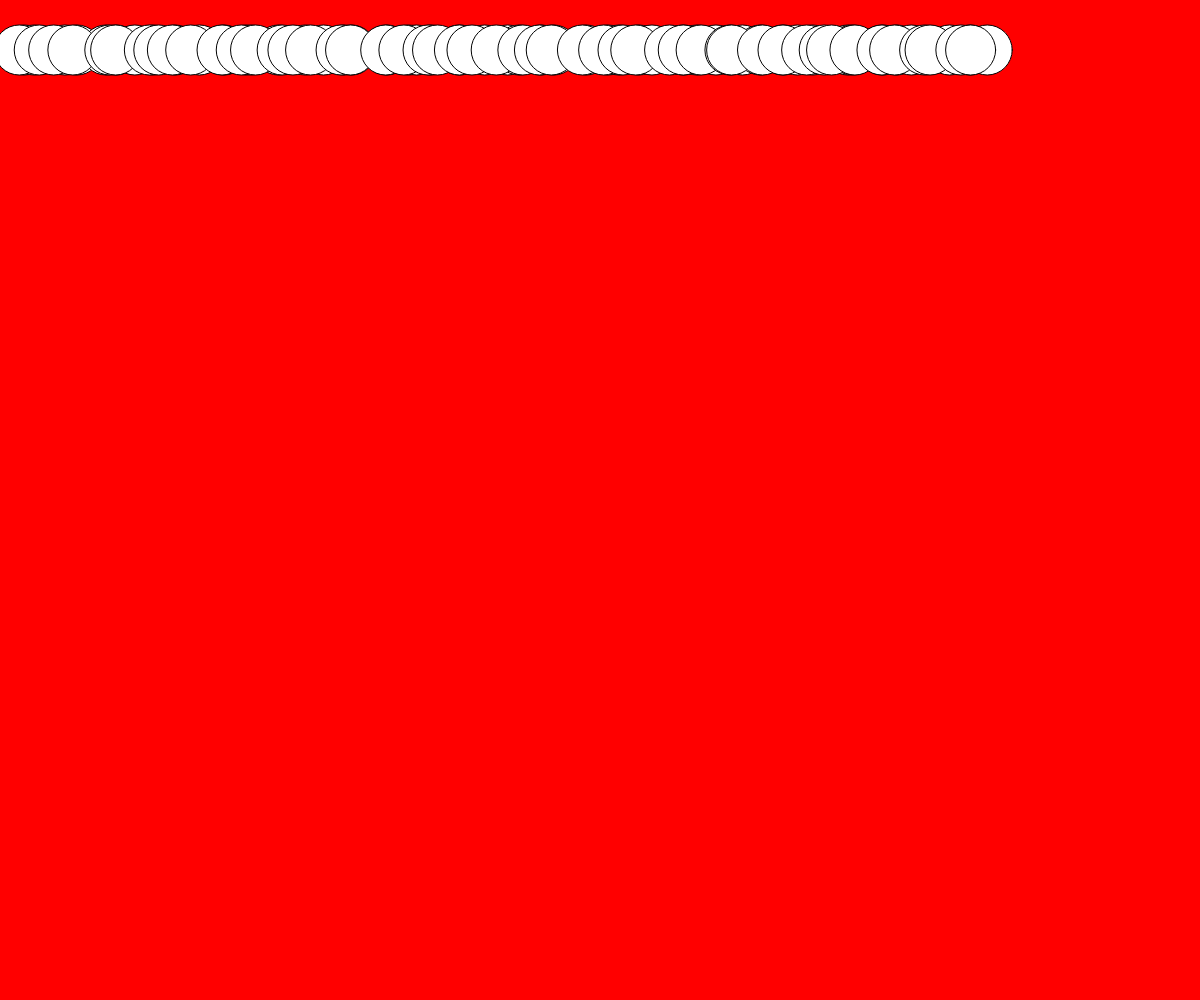
Frame 1 (no input)
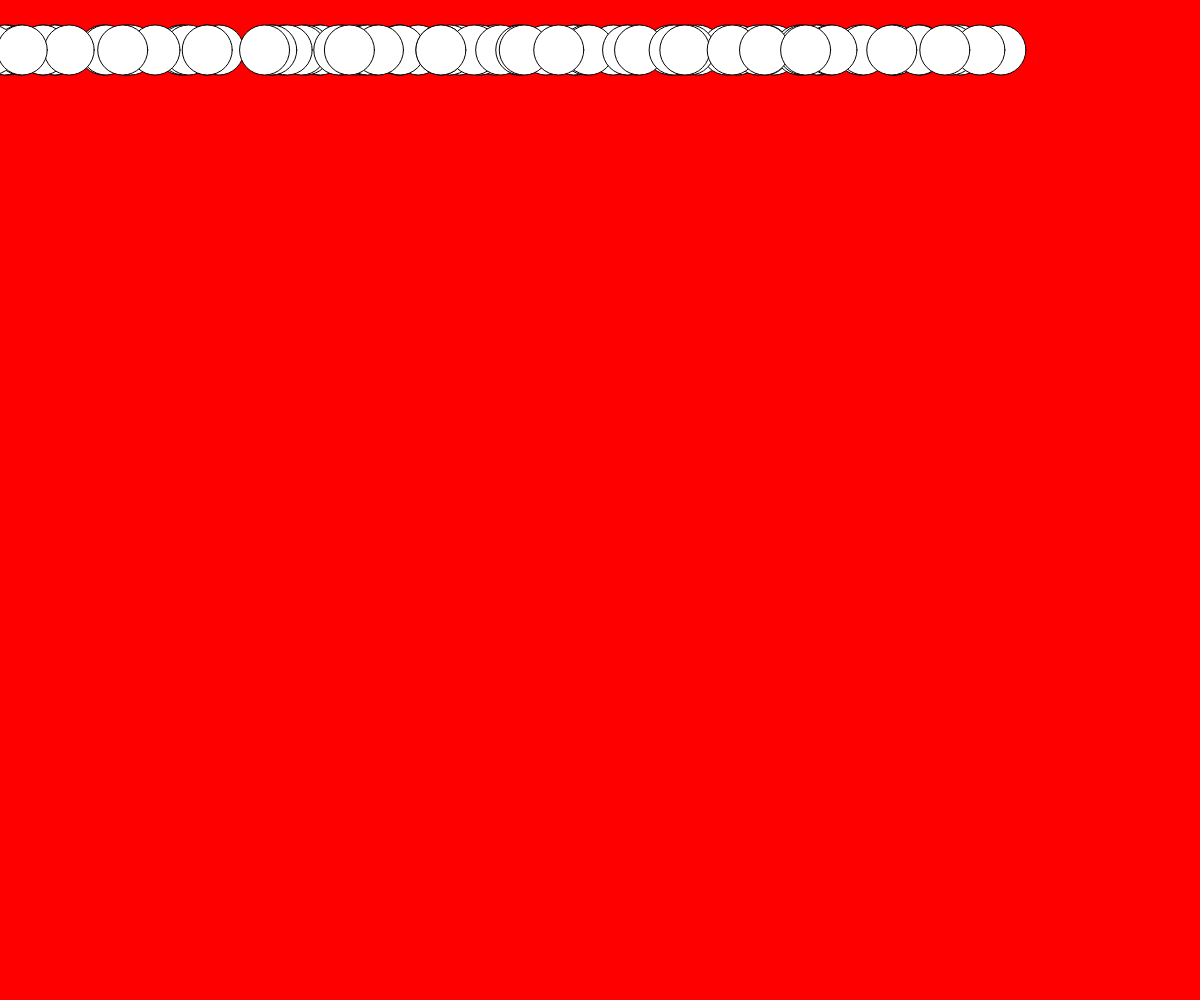
Frame 60 (no input)
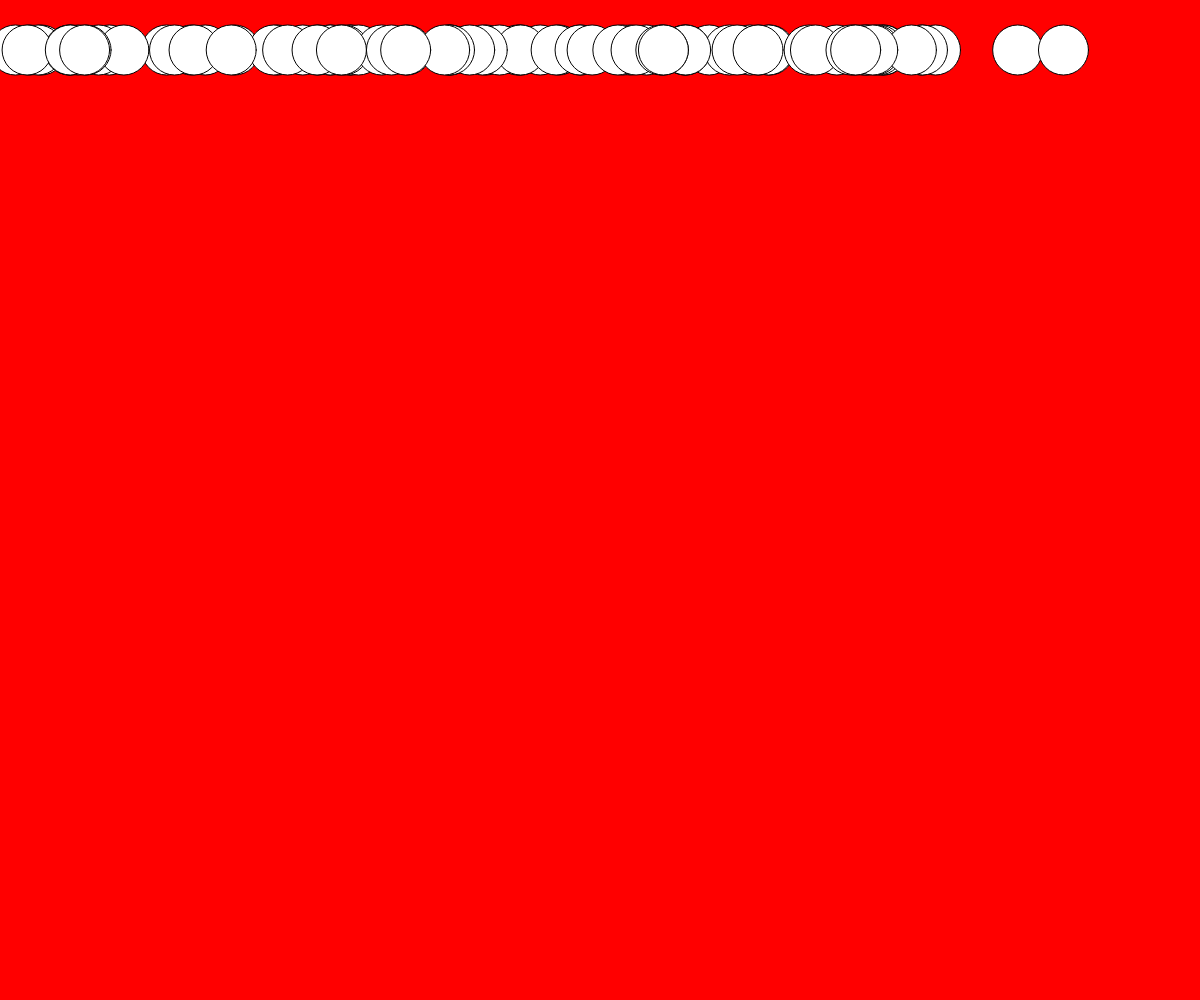
Frame 120 (the mouse pressed at the canvas centre since frame 60)

The p5.js sketch that drew these frames (run headless with seeded random() and noise() and a simulated clock; from frame 60 on, the mouse is pressed at the canvas centre):

// p5.js sketch
// ── sketch.js

let xmovement = [];
let ymovement = [];

function setup(){
    createCanvas(windowWidth,windowHeight);
    // referenced from https://p5js.org/reference/p5/Array/
    for(let x = 20; x < 1000; x += 20){
        xmovement.push(x);
    }
     // end refrencing
    
    for(let y = 20; y < 1000; y += 20){
        ymovement.push(y);
    }
}
    // end borrowing
function draw(){
    background('red');

    //referenced from https://p5js.org/reference/p5/Array/

    for(let i = 0; i < xmovement.length; i += 1){
        xmovement[i] += random(-10,10);
        circle(xmovement[i],50,50);
    }

    //end referencing

    for(let i = 0; i < ymovement.length; i += 1){
        ymovement[i] += random(-10,10);
        circle(ymovement[i],50,50);
    }
}
